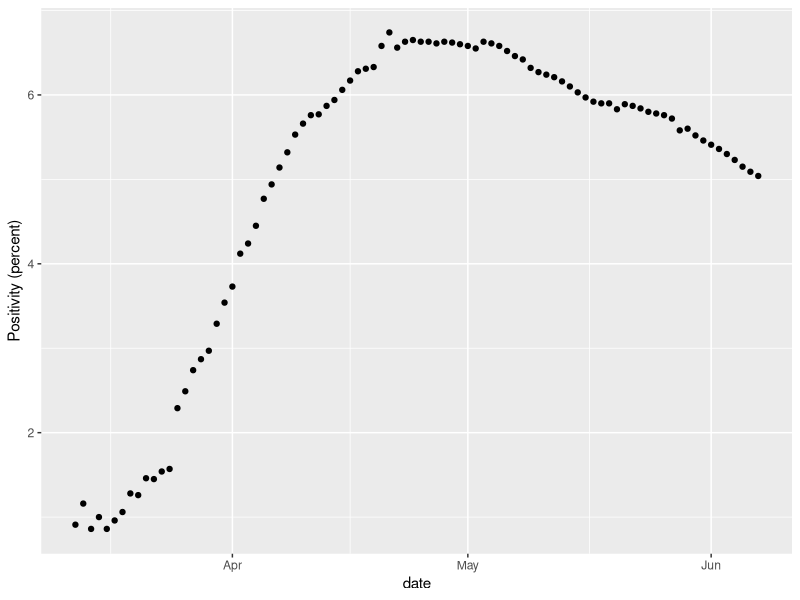
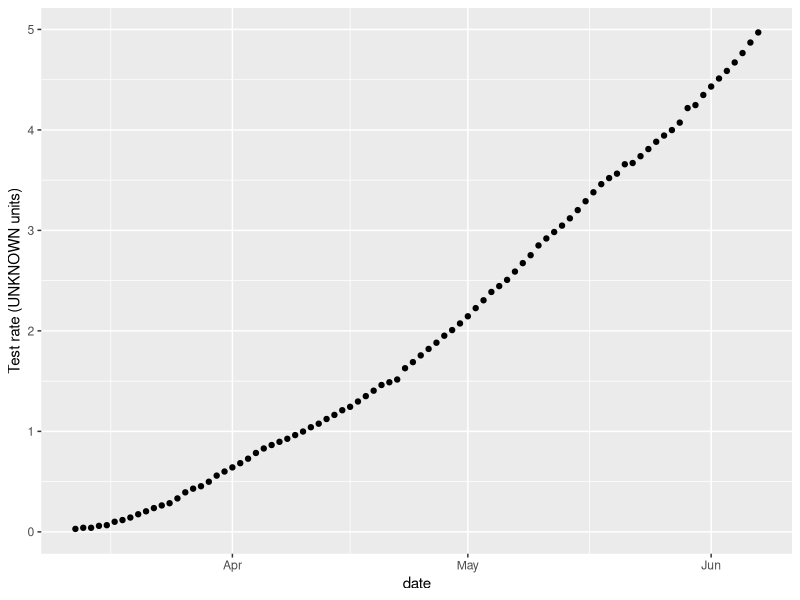
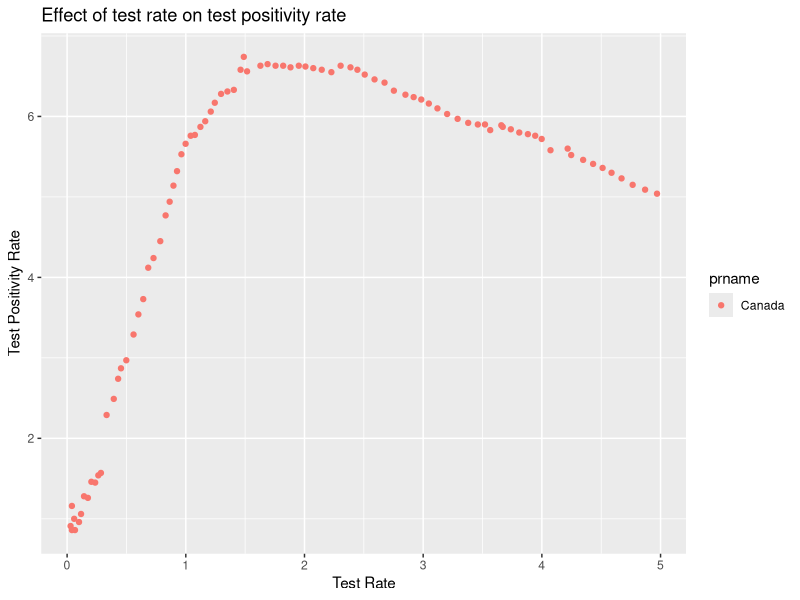
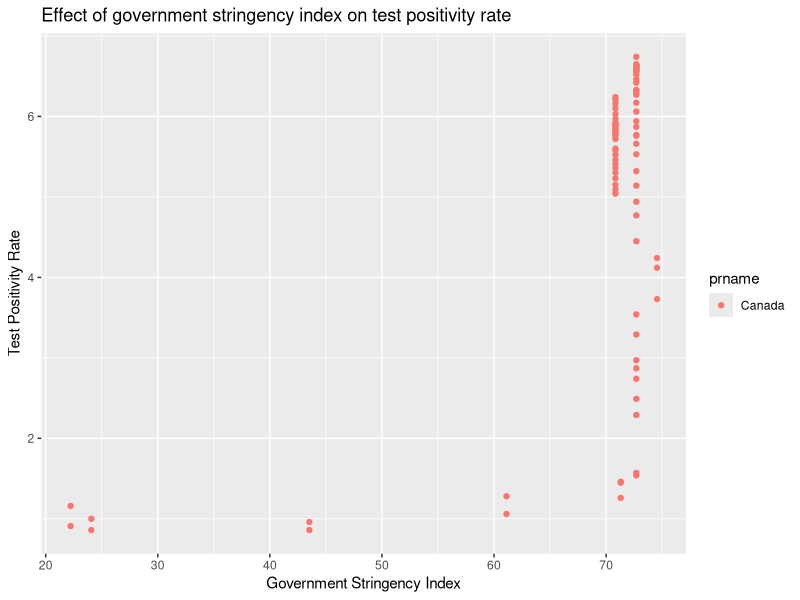

The R script that drew these images, in order:
library(ggplot2)
library(dplyr)

#Canada TPR and policy measure dataset 
canada <- read.csv("df.csv")

# All policy and demographic measures from DELVE dataset
# Change all necessary variables to categorical 
canada <- (canada 
	%>% mutate_if (is.integer, as.factor)
	%>% mutate(date = as.Date(date, format="%d-%m-%Y"))
)

## delve = read.csv(url("https://raw.githubusercontent.com/rs-delve/covid19_datasets/master/dataset/combined_dataset_latest.csv"))
## delve <- delve %>% mutate_at (vars(matches("npi")), as.factor)
## summary(delve)

# Summary statistics
summary(canada)

# Data visualization 
## Time plots
print(
	ggplot(canada)
	+ aes(x = date, y= tpr)
	+ geom_point()
	+ ylab("Positivity (percent)")
)

## Time plots
print(
	ggplot(canada)
	+ aes(x = date, y= Test.rate)
	+ geom_point()
	+ ylab("Test rate (UNKNOWN units)")
)

# Scatter plot of test rate and test positivity rate
ggplot(canada, aes(x = Test.rate, y= tpr, group=prname)) + 
  geom_point(aes(color=prname)) + xlab("Test Rate") + 
  ylab("Test Positivity Rate") +
  ggtitle("Effect of test rate on test positivity rate")

# Scatter plot of government stringency index and test positivity rate
ggplot(canada, aes(x = government.stringency.index, y= tpr, group=prname)) + 
  geom_point(aes(color=prname)) + xlab("Government Stringency Index") + 
  ylab("Test Positivity Rate") +
  ggtitle("Effect of government stringency index on test positivity rate")

# Run a polynomial regression 
# Run the polynomial regression of degree 2 with all the variables
# (variable selection will be applied after)
model <- lm(tpr ~ poly(government.stringency.index, degree=2, raw=T) +
              poly(Test.rate, degree=2, raw=T) +
              testing.policy + international.travel.controls +
              restrictions.on.public.gatherings + school.closures +
              income.relief +
              debt.or.contract.relief, data=canada)

# Choose the best model subset based on AIC (Akaike’s Information Criteria)
#ols_step_best_subset(model)
# Lowest AIC is the model with two covariates: test rate and restrictions
# on public gatherings
